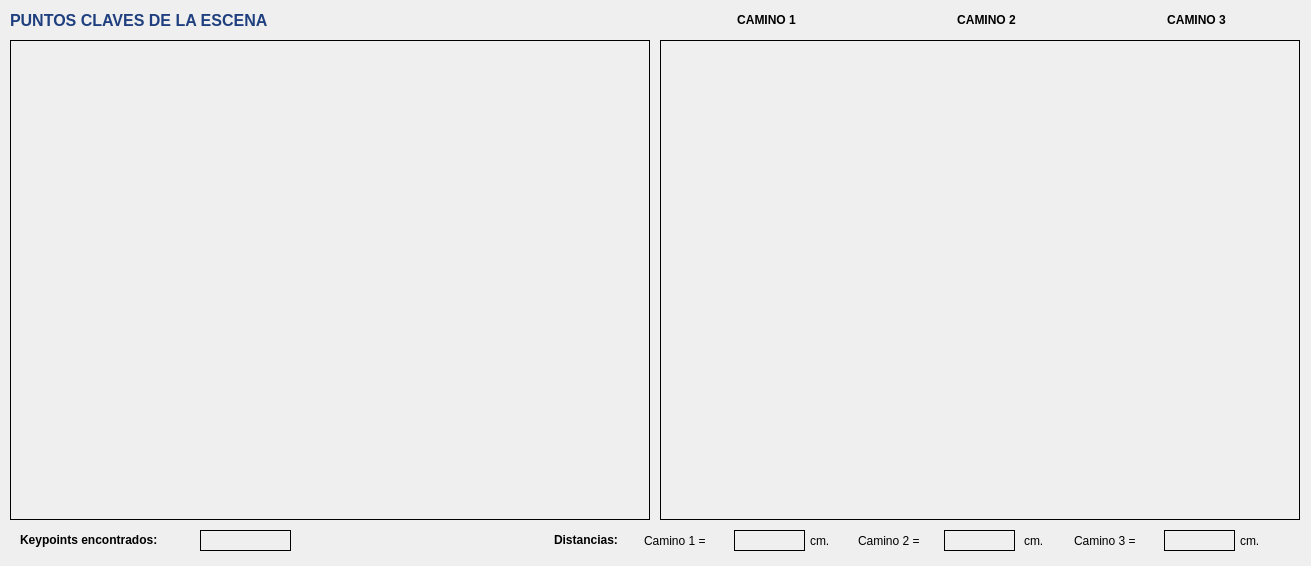
<?xml version="1.0" encoding="UTF-8"?>
<ui version="4.0">
 <class>distanciasnavegacion</class>
 <widget class="QDialog" name="distanciasnavegacion">
  <property name="geometry">
   <rect>
    <x>0</x>
    <y>0</y>
    <width>1311</width>
    <height>566</height>
   </rect>
  </property>
  <property name="minimumSize">
   <size>
    <width>1311</width>
    <height>566</height>
   </size>
  </property>
  <property name="maximumSize">
   <size>
    <width>1311</width>
    <height>566</height>
   </size>
  </property>
  <property name="windowTitle">
   <string>Calculo de Distancias para Navegación</string>
  </property>
  <widget class="QLabel" name="distanciaNavMapaDisp">
   <property name="geometry">
    <rect>
     <x>10</x>
     <y>40</y>
     <width>640</width>
     <height>480</height>
    </rect>
   </property>
   <property name="frameShape">
    <enum>QFrame::Box</enum>
   </property>
   <property name="text">
    <string/>
   </property>
  </widget>
  <widget class="QLabel" name="keypointsEscena">
   <property name="geometry">
    <rect>
     <x>660</x>
     <y>40</y>
     <width>640</width>
     <height>480</height>
    </rect>
   </property>
   <property name="frameShape">
    <enum>QFrame::Box</enum>
   </property>
   <property name="text">
    <string/>
   </property>
  </widget>
  <widget class="QLabel" name="label">
   <property name="geometry">
    <rect>
     <x>10</x>
     <y>10</y>
     <width>261</width>
     <height>21</height>
    </rect>
   </property>
   <property name="text">
    <string>&lt;html&gt;&lt;head/&gt;&lt;body&gt;&lt;p&gt;&lt;span style=&quot; font-size:12pt; font-weight:600; color:#1f3f7f;&quot;&gt;PUNTOS CLAVES DE LA ESCENA&lt;/span&gt;&lt;/p&gt;&lt;/body&gt;&lt;/html&gt;</string>
   </property>
  </widget>
  <widget class="QLabel" name="label_2">
   <property name="geometry">
    <rect>
     <x>660</x>
     <y>10</y>
     <width>213</width>
     <height>21</height>
    </rect>
   </property>
   <property name="text">
    <string>&lt;html&gt;&lt;head/&gt;&lt;body&gt;&lt;p&gt;&lt;span style=&quot; font-weight:600;&quot;&gt;CAMINO 1&lt;/span&gt;&lt;/p&gt;&lt;/body&gt;&lt;/html&gt;</string>
   </property>
   <property name="alignment">
    <set>Qt::AlignCenter</set>
   </property>
  </widget>
  <widget class="QLabel" name="label_3">
   <property name="geometry">
    <rect>
     <x>880</x>
     <y>10</y>
     <width>213</width>
     <height>21</height>
    </rect>
   </property>
   <property name="text">
    <string>&lt;html&gt;&lt;head/&gt;&lt;body&gt;&lt;p&gt;&lt;span style=&quot; font-weight:600;&quot;&gt;CAMINO 2&lt;/span&gt;&lt;/p&gt;&lt;/body&gt;&lt;/html&gt;</string>
   </property>
   <property name="alignment">
    <set>Qt::AlignCenter</set>
   </property>
  </widget>
  <widget class="QLabel" name="label_4">
   <property name="geometry">
    <rect>
     <x>1090</x>
     <y>10</y>
     <width>213</width>
     <height>21</height>
    </rect>
   </property>
   <property name="text">
    <string>&lt;html&gt;&lt;head/&gt;&lt;body&gt;&lt;p&gt;&lt;span style=&quot; font-weight:600;&quot;&gt;CAMINO 3&lt;/span&gt;&lt;/p&gt;&lt;/body&gt;&lt;/html&gt;</string>
   </property>
   <property name="alignment">
    <set>Qt::AlignCenter</set>
   </property>
  </widget>
  <widget class="QLabel" name="label_5">
   <property name="geometry">
    <rect>
     <x>554</x>
     <y>530</y>
     <width>101</width>
     <height>21</height>
    </rect>
   </property>
   <property name="text">
    <string>&lt;html&gt;&lt;head/&gt;&lt;body&gt;&lt;p&gt;&lt;span style=&quot; font-weight:600;&quot;&gt;Distancias:&lt;/span&gt;&lt;/p&gt;&lt;/body&gt;&lt;/html&gt;</string>
   </property>
  </widget>
  <widget class="QLabel" name="label_6">
   <property name="geometry">
    <rect>
     <x>644</x>
     <y>530</y>
     <width>81</width>
     <height>21</height>
    </rect>
   </property>
   <property name="text">
    <string>Camino 1 = </string>
   </property>
  </widget>
  <widget class="QLabel" name="camino1">
   <property name="geometry">
    <rect>
     <x>734</x>
     <y>530</y>
     <width>71</width>
     <height>21</height>
    </rect>
   </property>
   <property name="frameShape">
    <enum>QFrame::Box</enum>
   </property>
   <property name="text">
    <string/>
   </property>
  </widget>
  <widget class="QLabel" name="label_7">
   <property name="geometry">
    <rect>
     <x>810</x>
     <y>530</y>
     <width>31</width>
     <height>21</height>
    </rect>
   </property>
   <property name="text">
    <string>cm.</string>
   </property>
  </widget>
  <widget class="QLabel" name="label_8">
   <property name="geometry">
    <rect>
     <x>858</x>
     <y>530</y>
     <width>81</width>
     <height>21</height>
    </rect>
   </property>
   <property name="text">
    <string>Camino 2 = </string>
   </property>
  </widget>
  <widget class="QLabel" name="camino2">
   <property name="geometry">
    <rect>
     <x>944</x>
     <y>530</y>
     <width>71</width>
     <height>21</height>
    </rect>
   </property>
   <property name="frameShape">
    <enum>QFrame::Box</enum>
   </property>
   <property name="text">
    <string/>
   </property>
  </widget>
  <widget class="QLabel" name="label_9">
   <property name="geometry">
    <rect>
     <x>1024</x>
     <y>530</y>
     <width>31</width>
     <height>21</height>
    </rect>
   </property>
   <property name="text">
    <string>cm.</string>
   </property>
  </widget>
  <widget class="QLabel" name="label_10">
   <property name="geometry">
    <rect>
     <x>1074</x>
     <y>530</y>
     <width>81</width>
     <height>21</height>
    </rect>
   </property>
   <property name="text">
    <string>Camino 3 = </string>
   </property>
  </widget>
  <widget class="QLabel" name="camino3">
   <property name="geometry">
    <rect>
     <x>1164</x>
     <y>530</y>
     <width>71</width>
     <height>21</height>
    </rect>
   </property>
   <property name="frameShape">
    <enum>QFrame::Box</enum>
   </property>
   <property name="text">
    <string/>
   </property>
  </widget>
  <widget class="QLabel" name="label_11">
   <property name="geometry">
    <rect>
     <x>1240</x>
     <y>530</y>
     <width>31</width>
     <height>21</height>
    </rect>
   </property>
   <property name="text">
    <string>cm.</string>
   </property>
  </widget>
  <widget class="QLabel" name="label_12">
   <property name="geometry">
    <rect>
     <x>20</x>
     <y>530</y>
     <width>181</width>
     <height>21</height>
    </rect>
   </property>
   <property name="text">
    <string>&lt;html&gt;&lt;head/&gt;&lt;body&gt;&lt;p&gt;&lt;span style=&quot; font-weight:600;&quot;&gt;Keypoints encontrados: &lt;/span&gt;&lt;/p&gt;&lt;/body&gt;&lt;/html&gt;</string>
   </property>
  </widget>
  <widget class="QLabel" name="cantkeypoints">
   <property name="geometry">
    <rect>
     <x>200</x>
     <y>530</y>
     <width>91</width>
     <height>21</height>
    </rect>
   </property>
   <property name="frameShape">
    <enum>QFrame::Box</enum>
   </property>
   <property name="text">
    <string/>
   </property>
  </widget>
 </widget>
 <resources/>
 <connections/>
</ui>
